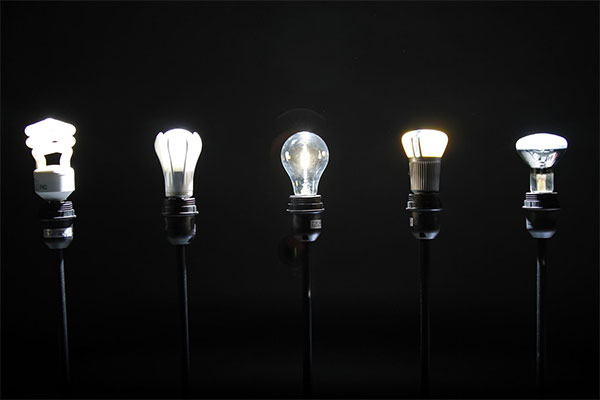
#> input picture anh5.jpg, 600 x 400 px
$ python anh5.py
#> lines starting #> are read from the running program, lines starting #| are printed output that depends on the picture; after the words box and inside, x2 and y2 are one past the last pixel; in counts of white or black regions, pixels touching at a corner belong together; long printed decimals are rounded
import cv2
import numpy as np

#1
I = cv2.imread('anh5.jpg')
#> I is the input picture: shape (400, 600, 3); mean B, G, R 22.7, 22.7, 22.7
# cv2.imshow("Anh goc", I)

#2
w = int(I.shape[1] * 2)
#> w = 1200
h = int(I.shape[0] * 2)
#> h = 800
dim = (w,h)
#> dim = (1200, 800)
I_resize = cv2.resize(I, dim, interpolation = cv2.INTER_AREA)
# cv2.imshow("Anh da thay doi", I_resize)

#3
Ihsv = cv2.cvtColor(I, cv2.COLOR_BGR2HSV)
#> Ihsv: shape (400, 600, 3); mean H, S, V 9.3, 6, 23.2
Is = Ihsv[:,:, 1]
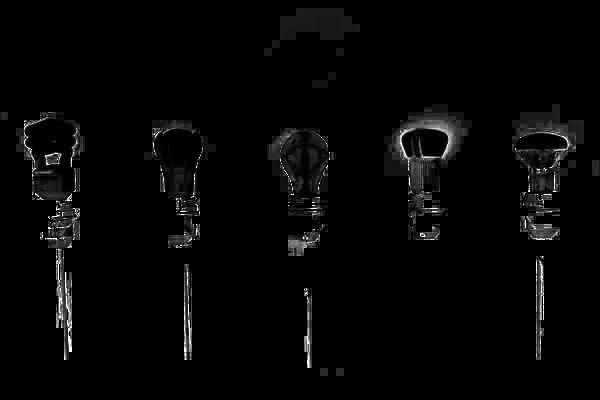
#> Is: shape (400, 600); min 0, max 255, mean 6
Is = cv2.blur(Is, (5,5))
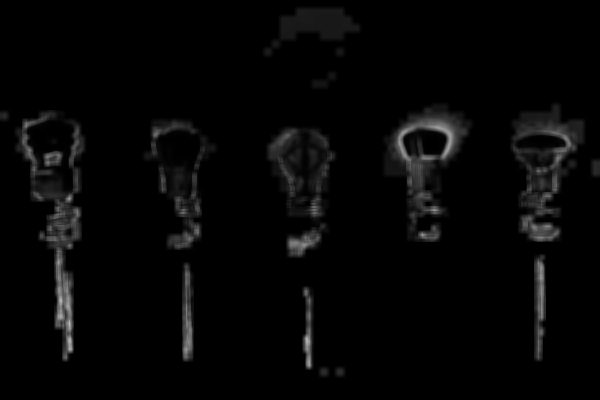
#> Is: shape (400, 600); min 0, max 188, mean 6
# cv2.imshow('anh sau khi loc trung binh cong', Is)

# 4
thresh, Ib = cv2.threshold(Is, 90, 255, cv2.THRESH_OTSU)
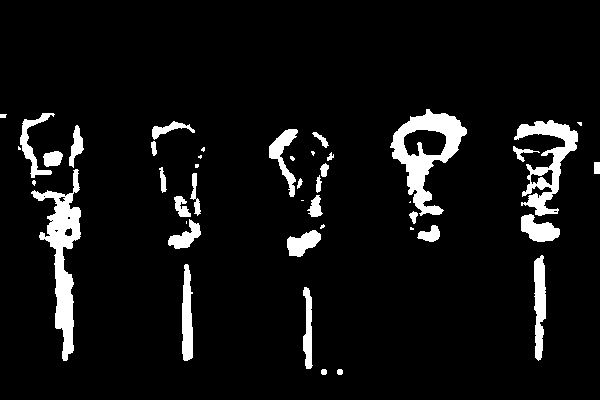
#> Ib: shape (400, 600); 6.9% white; 44 white regions (13 under 20 px)
#> thresh = 33

I_copy = I.copy()
contours, hierarchy = cv2.findContours(Ib, cv2.RETR_TREE, cv2.CHAIN_APPROX_SIMPLE)
#> contours = 53 contours, 19 with area under 20; largest, box (x1, y1, x2, y2) and area: (390, 109, 467, 216) 3741, (31, 169, 81, 361) 2956, (514, 120, 578, 216) 2120, (403, 129, 447, 157) 920, (534, 255, 546, 361) 844
cv2.drawContours(I_copy, contours, -1 , (0,255,0), 2)
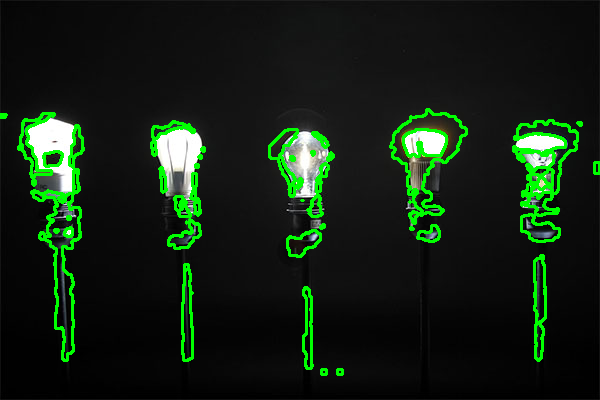
#> I_copy: shape (400, 600, 3); 5.68% of pixels changed, all inside (x1, y1, x2, y2) = (0, 108, 600, 376)
# cv2.imshow('Anh vien cua anh I',I_copy)

max_arc = 0.0
for cnt in contours:
    if cv2.arcLength(cnt,True) > max_arc:
        max_arc = cv2.arcLength(cnt,True)
#> this loop made 53 passes
#> max_arc on passes 1, 3, 4, 5, 22: 17.66, 179.1, 209.7, 236.2, 594.7
#> cnt on passes 10, 14, 15, 25, 28, 32: [[186, 221], [186, 223]], [[410, 201], [409, 202], [410, 202]], [[301, 200], [303, 200]], [[51, 220], [52, 219], [53, 220], [52, 221]], [[43, 196], [44, 195], [45, 196], [44, 197]], [[594, 162], [594, 173], [599, 173], [599, 162]]
#> after the loop, max_arc = 594.7
print(max_arc)
#| 594.718

#5
def correction_gamma(I, gamma=1.0):
#> called with gamma = 0.5
    h = I.shape[0]
#> h = 400
    w = I.shape[1]
#> w = 600

    I_new=np.zeros((h,w),dtype='uint8')
    for i in range(h):
        for j in range(w):
            g_f=float(I[i][j])/255.0
            g_f_new=np.power(g_f, gamma)
            g_new=int(g_f_new*255.0)
            I_new[i][j]=g_new
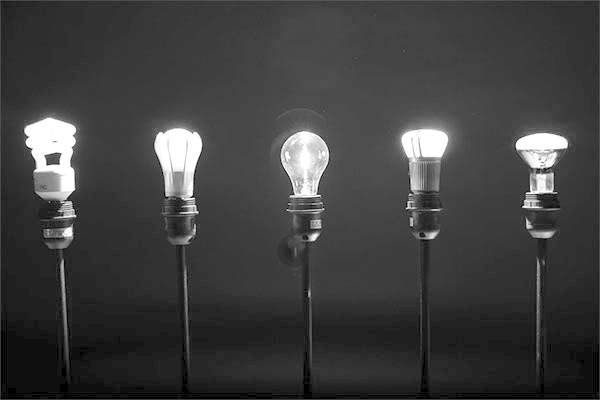
#> I_new: shape (400, 600); min 0, max 255, mean 63.2
    return I_new
Ihsv[:,:,2] = correction_gamma(Ihsv[:,:,2], 0.5)
#> Ihsv: shape (400, 600, 3); mean H, S, V 9.3, 6, 63.2
I = cv2.cvtColor(Ihsv, cv2.COLOR_HSV2BGR)
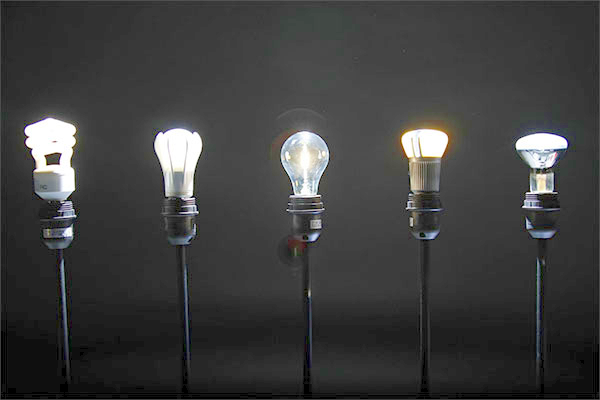
#> I: shape (400, 600, 3); mean B, G, R 62.2, 62.3, 62.1
cv2.imshow('anh goc ban dau', I)

cv2.waitKey(0)
cv2.destroyAllWindows()
